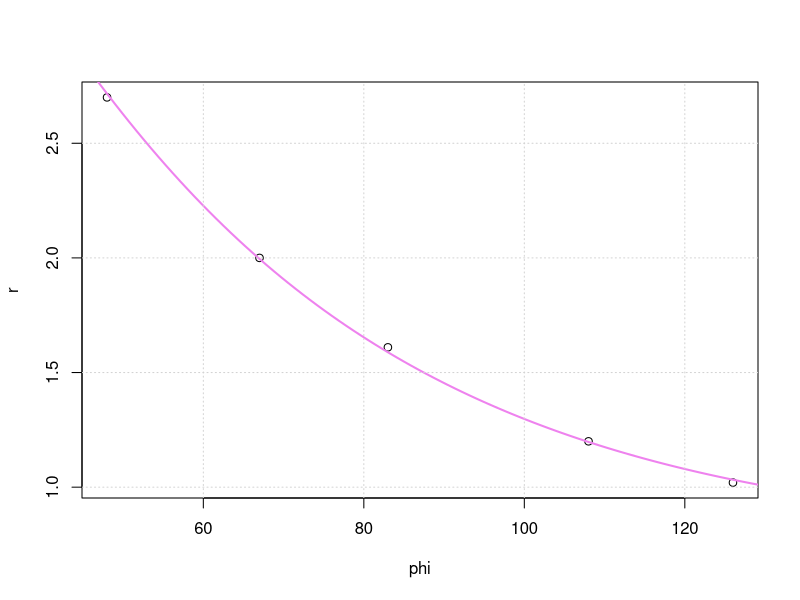

This chart was generated by the following R code:
N <- 5
data <- matrix(c(2.70, 48, 2.00, 67, 1.61, 83, 1.20, 108, 1.02, 126),
               nrow = N, byrow = TRUE)
r <- data[,1]
phi <- data[,2] * pi / 180

# 1*p
Phi.p <- rep(1, N)
# r*cos(phi)*e
Phi.e <- r * cos(phi)

Phi <- matrix(c(Phi.p, Phi.e), nrow = N, byrow = FALSE)

df <- data.frame(data = Phi, r = r)
names(df)[1:2] <- c('p', 'e')
# r ~ e ≡ r ~ e + p - 1 
(model <- glm(formula = r ~ e, data = df, family = gaussian))

# Plot the data
p <- model$coefficients[1]
e <- model$coefficients[2]
data.plot <- cbind(data[,2], r)
plot(data.plot, xlab = 'phi', ylab = 'r')
curve(expr = p / (1 - e*cos(x * pi / 180)), add = TRUE,
      col = "violet", lwd = 2, from = 40, to = 130)
grid()

# Moore-Penrose inverse
# MP <- ginv(Phi, tol = sqrt(.Machine$double.eps))
# (w <- MP %*% r)
# Same result!
